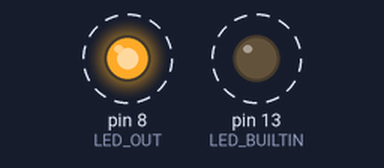
Bench run of a sketch on a simulated Arduino Uno, built with avr-gcc and run on an emulated ATmega328P. Parts: output pins drawn as LEDs (lit = HIGH). Dashed ring = blinking.

Above: at 0.1 s.
Timing chart, 0 to 3.0 s (numbered marks = the images above):
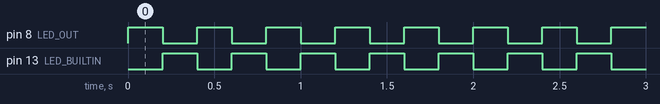

The sketch:

blinking_leds.ino
```cpp
const int LED_OUT = 8;

void setup() {
  // put your setup code here, to run once:
  pinMode(LED_OUT, OUTPUT);
  pinMode(LED_BUILTIN, OUTPUT);
}

void loop() {
  // put your main code here, to run repeatedly:
  digitalWrite(LED_OUT, HIGH);
  digitalWrite(LED_BUILTIN, LOW);
  delay(200);
  digitalWrite(LED_OUT, LOW);
  digitalWrite(LED_BUILTIN, HIGH);
  delay(200);
}
```

Measured:
- by itself, pin 8 (LED_OUT), pin 13 (LED_BUILTIN): alternates HIGH for 0.20 s and LOW for 0.20 s
